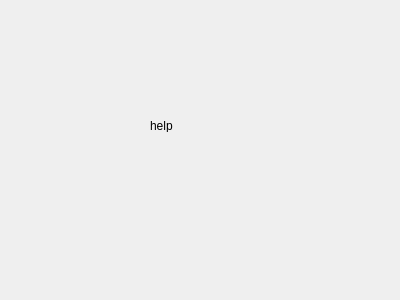
<?xml version="1.0" encoding="UTF-8"?>
<ui version="4.0">
 <class>help</class>
 <widget class="QDialog" name="help">
  <property name="geometry">
   <rect>
    <x>0</x>
    <y>0</y>
    <width>400</width>
    <height>300</height>
   </rect>
  </property>
  <property name="windowTitle">
   <string>Dialog</string>
  </property>
  <widget class="QLabel" name="label">
   <property name="geometry">
    <rect>
     <x>150</x>
     <y>120</y>
     <width>54</width>
     <height>12</height>
    </rect>
   </property>
   <property name="text">
    <string>help</string>
   </property>
  </widget>
 </widget>
 <resources/>
 <connections/>
</ui>
